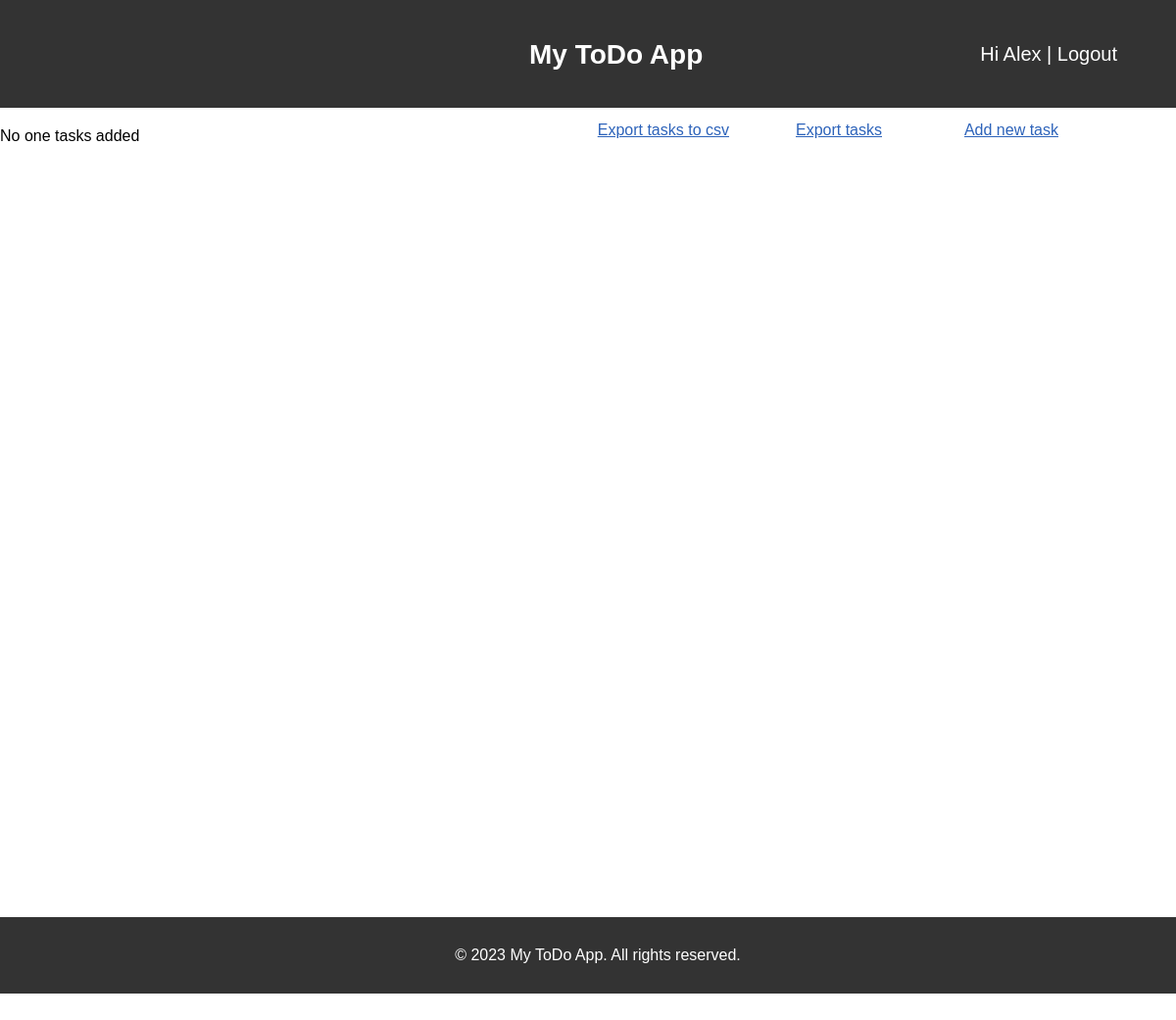
Page / (signed in) on the earlier database version.
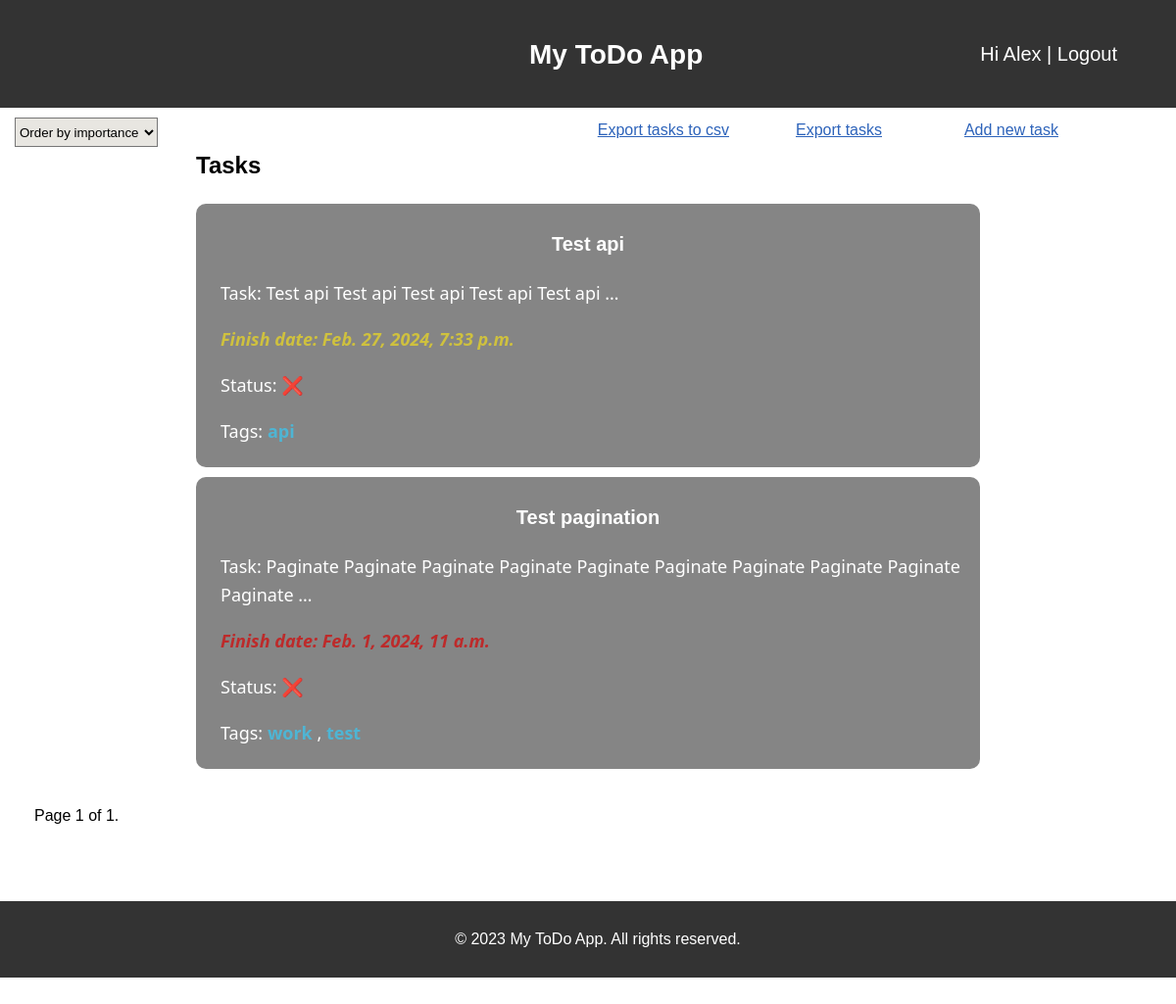
Same page on the later database version.
### todolist/models.py (models this page shows, shortened)
class Task(models.Model):
    user = models.ForeignKey(User, on_delete=models.CASCADE, related_name='tasks', verbose_name='User')
    title = models.CharField(max_length=50, verbose_name='Title')
    slug = models.SlugField(max_length=50, unique=True, db_index=True, verbose_name='URL')
    description = models.TextField(verbose_name='Description')
    finish_date = models.DateTimeField(verbose_name='Date')
    finished = models.BooleanField(default=False, verbose_name='Finished')
    signif = models.ForeignKey('Importance', on_delete=models.PROTECT, null=True,
                               verbose_name='Importance')
    tag = TaggableManager()
    class Meta:
        ordering = [ 'signif','finished', 'title', '-finish_date']
    def get_absolute_url(self):
        return reverse('todolist:task_detail' , args=[self.id])

### todolist/views.py (the view)
# urls.py: path('', views.main_page, name='home'),
@login_required(login_url='login/')
def main_page(request, tag_slug=None):
    title = 'Todo'
    user = get_user(request)
    tag = None
    tasks = Task.objects.filter(user=user)
    if tag_slug:
        tag = get_object_or_404(Tag, slug=tag_slug)
        tasks= Task.objects.filter(tag__in = [tag])
    paginator = Paginator(tasks, 6)
    page_number = request.GET.get('page', 1)
    try:
        tasks = paginator.page(page_number)
    except EmptyPage:
        tasks = paginator.page(paginator.num_pages)
    except PageNotAnInteger:
        tasks = paginator.page(1)
    return render(request, 'todolist/index.html', {"title" : title, "tasks" : tasks, "tag":tag} )

### todolist/views.py (called while the page is built)
def get_user(request):
    user_id = request.user.id
    user = User.objects.get(pk=user_id)
    return user

### todolist/templates/todolist/index.html (shortened to what this page needs)
{% extends 'todolist/base.html' %}
{% block content %}
    <a class="new-task" href='{% url "todolist:add_task" %}'>Add new task</a>
    <a class="export" href='{% url "todolist:export" %}'>Export tasks</a>
    <a class="export-csv" href="{% url 'todolist:export_csv' %}">Export tasks to csv</a>
{% if tasks %}
    <div class="ordering">
        <select id='ordering'name="ordering">
            <option >Order by importance</option>
        </select>
    </div>
    <div class="container">
        {% if tag %}
            <h2>Tasks tagged with tag {{ tag.name }}. Go back to <a class="tag-main-page" href="{% url 'todolist:home' %}">main page</a>.</h2>
        {% else %}
            <h2>Tasks</h2>
        {% endif %}
        <div class="tasks-list">
        {% for task in tasks %}
        <div class="tasks-cont">
        <div class="task-body">
            <div class="task-area">
                <p class="task-title"><a href="{{task.get_absolute_url}}" class="link-title">{{task.title}}</a></p>
                <p class="task-desc">Task: {{task.description|truncatewords:10}}</p>
                {% if task.signif.importance == "Low"%}
                    <p class="task-finish-date"><span class="finish-low">Finish date: {{task.finish_date}}</span></p>
                {% elif task.signif.importance == "Medium"%}
                    <p class="task-finish-date"><span class="finish-medium">Finish date: {{task.finish_date}}</span></p>
                {% elif task.signif.importance == "High"%}
                    <p class="task-finish-date"><span class="finish-high">Finish date: {{task.finish_date}}</span></p>
                {% else %}
                    <p class="task-finish-date"><span class="finish-critical">Finish date: {{task.finish_date}}</span></p>
                {%endif%}
                {% if task.finished%}
                    <p class="task-finished">Status: ✅</p>
                {%else %}
                    <p class="task-finished">Status: ❌</p>
                {%endif%}
                {% if task.tag.all%}
                    <p class="task-desc">Tags:
                        {% for tag in task.tag.all %}
                        <a class = "link-tag" href="{% url 'todolist:home_by_tags' tag.slug %}">{{tag.name}}</a>
                        {% if not forloop.last %}, {% endif %}
                        {% endfor %}
                    </p>
                {% else %}
                    <p class="task-desc">Tags: no tags</p>
                {% endif %}
            </div>
        </div>
        </div>
        {% endfor %}
        </div>
    </div>
    {% include "todolist/pagination.html" with page=tasks%}
{% else %}
<p>No one tasks added</p>
{% endif %}
{% endblock %}

Differences in the rows shown:
now on this page (row edited): Task: title "Test api", description "Test api Test api Test api Test api Test api …", finish_date "Feb. 27, 2024, 7:33 p.m.", finished "Status: ❌"
added Tag: name "api", shown under "Test api"
now on this page (row edited): Task: title "Test pagination", description "Paginate Paginate Paginate Paginate Paginate Paginate Paginate Paginate Paginate Paginate …", finish_date "Feb. 1, 2024, 11 a.m.", finished "Status: ❌"
now on this page (row unchanged): Tag: name "work", shown under "Test pagination"
now on this page (row unchanged): Tag: name "test", shown under "Test pagination"
Other differences:
form field ordering: (not shown) → "Order by importance"
{{ page.number }}: (not shown) → "1"
{{ page.paginator.num_pages }}: (not shown) → "1"
text no longer shown: "No one tasks added"
text now shown: "Tasks Page of ."
